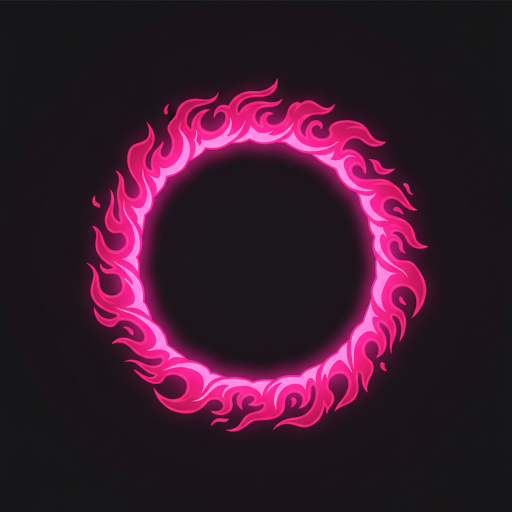
#> input picture assets/gc/ach-fever.png, 1024 x 1024 px (shown at 1/2 size)
$ python caption.py gc/ach-fever.png gc/ach-firstbrink.png gc/ach-firstbrink.png gc/ach-firstbrink.png gc/ach-firstbrink.png
#> lines starting #> are read from the running program, lines starting #| are printed output that depends on the picture
#!/usr/bin/env python3
"""Composite a top caption band onto a raw 1320x2868 gameplay screenshot.

Research (App Store 2025-26): captions live at the TOP of the frame (OCR-indexed
since June 2025), 3-7 words, heavy sans, light text on the game's dark bg, one
message per shot, consistent across the set. Premium ember-on-dark aesthetic.
"""
import sys
from PIL import Image, ImageDraw, ImageFont

FONT_DIR = "/Users/tommurton/GitHub/Gaming Benchmark/runs/20260716-claude-fable-5-ultra/Brinkball/Resources/Fonts"
BUNGEE = f"{FONT_DIR}/Bungee-Regular.ttf"
POPPINS = f"{FONT_DIR}/Poppins-Bold.ttf"

EMBER = (255, 158, 46)
RED = (255, 51, 61)
TEAL = (64, 230, 212)
WHITE = (245, 245, 248)
INK = (5, 5, 13)

def composite(src, dst, headline, sub=None, accent=EMBER):
#> called with src = 'gc/ach-fever.png', dst = 'gc/ach-firstbrink.png', headline = 'gc/ach-firstbrink.png', sub = 'gc/ach-firstbrink.png', accent = (255, 158, 46)
    img = Image.open(src).convert("RGB")
#> img is the input picture: PIL image 1024x1024 RGB; mean R, G, B 58.7, 24.7, 43.8
    W, H = img.size
#> W = 1024; H = 1024
    band_h = int(H * 0.205)
#> band_h = 209
    # Darken the caption band area with a solid ink panel so text always reads,
    # regardless of what gameplay is behind it, then a soft fade into the game.
    band = Image.new("RGB", (W, band_h), INK)
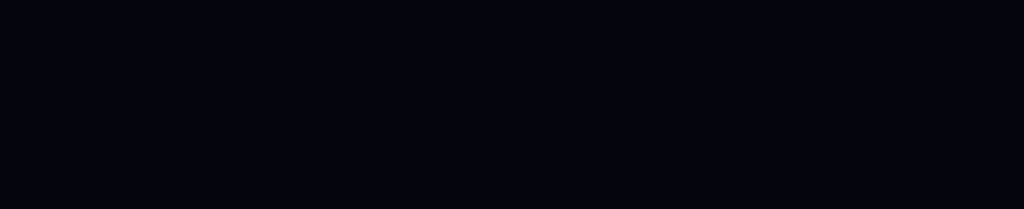
#> band: PIL image 1024x209 RGB; mean R, G, B 5, 5, 13
    img.paste(band, (0, 0))
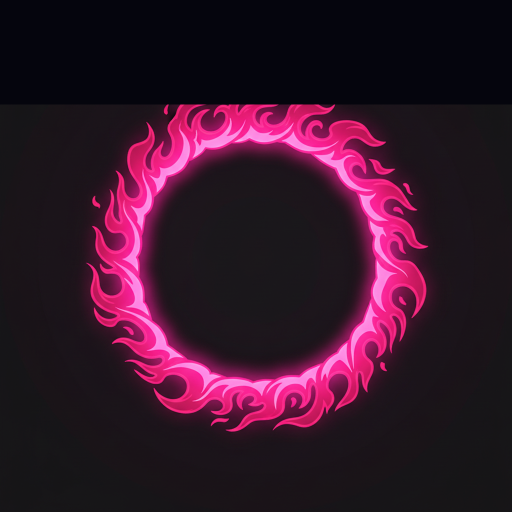
#> img: PIL image 1024x1024 RGB (shown at 1/2 size); mean R, G, B 54, 21.6, 41.1
    fade_h = int(H * 0.05)
#> fade_h = 51
    fade = Image.new("L", (1, fade_h), 0)
    for y in range(fade_h):
        fade.putpixel((0, y), int(255 * (1 - y / fade_h)))
    fade = fade.resize((W, fade_h))
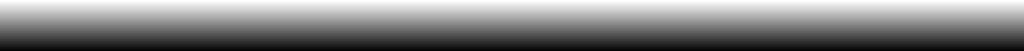
#> fade: PIL image 1024x51 L; min 5, max 255, mean 129.8
    ink_panel = Image.new("RGB", (W, fade_h), INK)
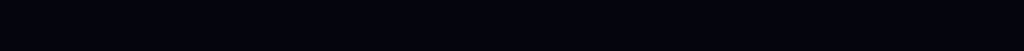
#> ink_panel: PIL image 1024x51 RGB; mean R, G, B 5, 5, 13
    img.paste(ink_panel, (0, band_h), fade)

    draw = ImageDraw.Draw(img)
    # Accent rule under nothing; headline centered in the band.
    hl_size = 76
    font = ImageFont.truetype(BUNGEE, hl_size)
    lines = headline.split("\n")
    # Shrink to fit width.
    while True:
        widths = [draw.textlength(ln, font=font) for ln in lines]
        if max(widths) <= W * 0.88 or hl_size <= 40:
            break
        hl_size -= 2
        font = ImageFont.truetype(BUNGEE, hl_size)
#> this loop made 1 pass
#> widths on pass 1: [789.7]
#> after the loop, hl_size = 76
    line_h = hl_size * 1.18
#> line_h = 89.68
    total_h = line_h * len(lines)
#> total_h = 89.68
    y = (band_h * 0.52) - total_h / 2
#> y = 63.84
    for ln in lines:
        w = draw.textlength(ln, font=font)
        draw.text(((W - w) / 2, y), ln, font=font, fill=accent)
        y += line_h
#> this loop made 1 pass
#> (w, y) on pass 1: (789.7, 153.5)
#> after the loop, y = 153.5
    if sub:
        sf = ImageFont.truetype(POPPINS, 40)
        w = draw.textlength(sub, font=sf)
#> w = 415.7
        draw.text(((W - w) / 2, band_h * 0.80), sub, font=sf, fill=WHITE)
    # Thin accent underline centered.
    ux = W * 0.5
#> ux = 512
    draw.rectangle([ux - 60, band_h * 0.12, ux + 60, band_h * 0.12 + 6], fill=accent)
    img.save(dst, "PNG")
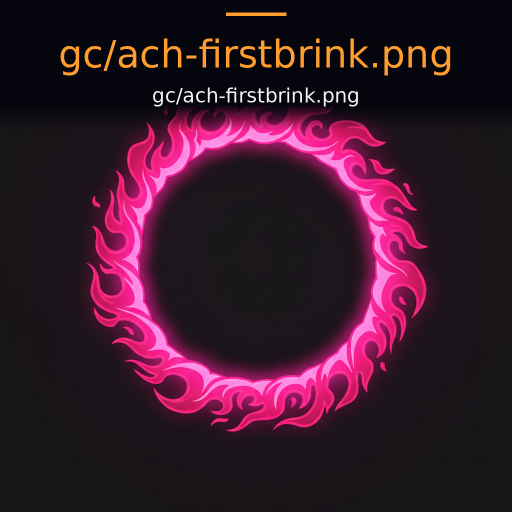
#> saved as ach-firstbrink.png: PIL image 1024x1024 RGB (shown at 1/2 size); mean R, G, B 56.1, 23.9, 41.4
    print(f"wrote {dst} ({headline!r})")

if __name__ == "__main__":
    src, dst, headline = sys.argv[1], sys.argv[2], sys.argv[3]
    sub = sys.argv[4] if len(sys.argv) > 4 else None
    accent = {"ember": EMBER, "red": RED, "teal": TEAL}.get(
        sys.argv[5] if len(sys.argv) > 5 else "ember", EMBER)
    composite(src, dst, headline, sub, accent)
